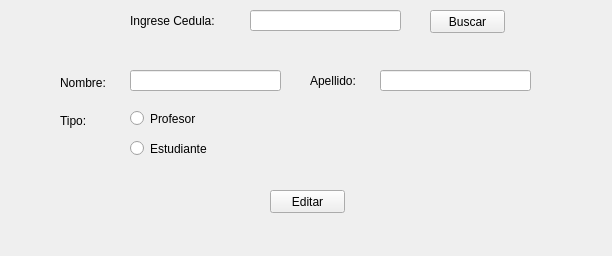
<?xml version="1.0" encoding="UTF-8"?>
<ui version="4.0">
 <class>FormEditUser</class>
 <widget class="QWidget" name="FormEditUser">
  <property name="geometry">
   <rect>
    <x>0</x>
    <y>0</y>
    <width>612</width>
    <height>256</height>
   </rect>
  </property>
  <property name="windowTitle">
   <string>Form</string>
  </property>
  <widget class="QLabel" name="lbTipo">
   <property name="geometry">
    <rect>
     <x>60</x>
     <y>110</y>
     <width>61</width>
     <height>21</height>
    </rect>
   </property>
   <property name="text">
    <string>Tipo:</string>
   </property>
  </widget>
  <widget class="QLineEdit" name="leNombre">
   <property name="geometry">
    <rect>
     <x>130</x>
     <y>70</y>
     <width>151</width>
     <height>21</height>
    </rect>
   </property>
  </widget>
  <widget class="QLineEdit" name="leCedula">
   <property name="geometry">
    <rect>
     <x>250</x>
     <y>10</y>
     <width>151</width>
     <height>21</height>
    </rect>
   </property>
  </widget>
  <widget class="QLabel" name="lbCedula">
   <property name="geometry">
    <rect>
     <x>130</x>
     <y>10</y>
     <width>111</width>
     <height>21</height>
    </rect>
   </property>
   <property name="text">
    <string>Ingrese Cedula:</string>
   </property>
  </widget>
  <widget class="QPushButton" name="btnAceptar">
   <property name="geometry">
    <rect>
     <x>270</x>
     <y>190</y>
     <width>75</width>
     <height>23</height>
    </rect>
   </property>
   <property name="text">
    <string>Editar</string>
   </property>
  </widget>
  <widget class="QLabel" name="lbApellido">
   <property name="geometry">
    <rect>
     <x>310</x>
     <y>70</y>
     <width>71</width>
     <height>21</height>
    </rect>
   </property>
   <property name="text">
    <string>Apellido:</string>
   </property>
  </widget>
  <widget class="QLabel" name="lbNombre">
   <property name="geometry">
    <rect>
     <x>60</x>
     <y>73</y>
     <width>61</width>
     <height>20</height>
    </rect>
   </property>
   <property name="text">
    <string>Nombre:</string>
   </property>
  </widget>
  <widget class="QLineEdit" name="leApellido">
   <property name="geometry">
    <rect>
     <x>380</x>
     <y>70</y>
     <width>151</width>
     <height>21</height>
    </rect>
   </property>
  </widget>
  <widget class="QPushButton" name="btnCancelar">
   <property name="geometry">
    <rect>
     <x>430</x>
     <y>10</y>
     <width>75</width>
     <height>23</height>
    </rect>
   </property>
   <property name="text">
    <string>Buscar</string>
   </property>
  </widget>
  <widget class="QRadioButton" name="rbProf">
   <property name="geometry">
    <rect>
     <x>130</x>
     <y>110</y>
     <width>93</width>
     <height>17</height>
    </rect>
   </property>
   <property name="text">
    <string>Profesor</string>
   </property>
  </widget>
  <widget class="QRadioButton" name="rbEstu">
   <property name="geometry">
    <rect>
     <x>130</x>
     <y>140</y>
     <width>93</width>
     <height>17</height>
    </rect>
   </property>
   <property name="text">
    <string>Estudiante</string>
   </property>
  </widget>
 </widget>
 <resources/>
 <connections/>
</ui>
